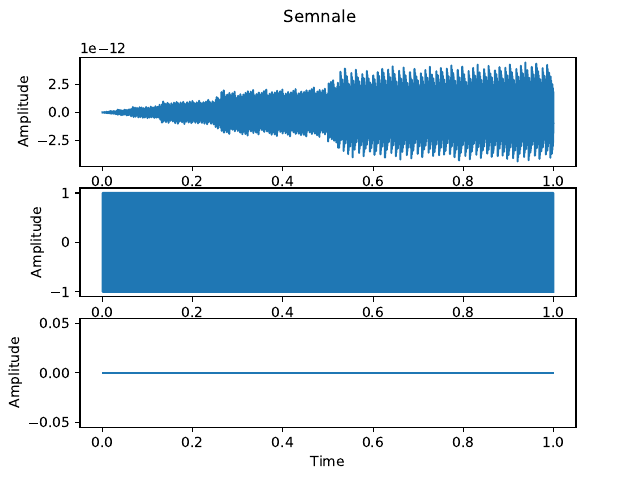

The script that saved this image:
import numpy as np
import matplotlib.pyplot as pl

fig,axs=pl.subplots(3)
fig.suptitle("Semnale")
for ax in axs:
    ax.set_xlabel("Time")
    ax.set_ylabel("Amplitude")

time=np.arange(0,1,1/10000)

def a(t):
    return np.sin(10000* np.pi * t)
axs[0].plot(time,a(time))
def b(t):
    return np.sin(5000* np.pi * t)

axs[1].plot(time,b(time))
def c(t):
    return np.sin(0* np.pi * t)

axs[2].plot(time,c(time))

#b pare uniform
#c este constant zero
fig.show()
pl.savefig('ex6.pdf')

pl.show()
